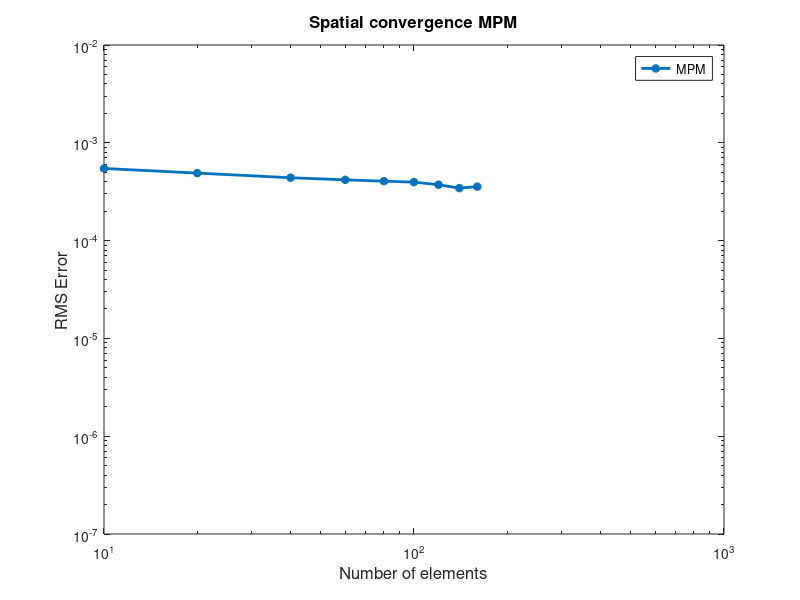
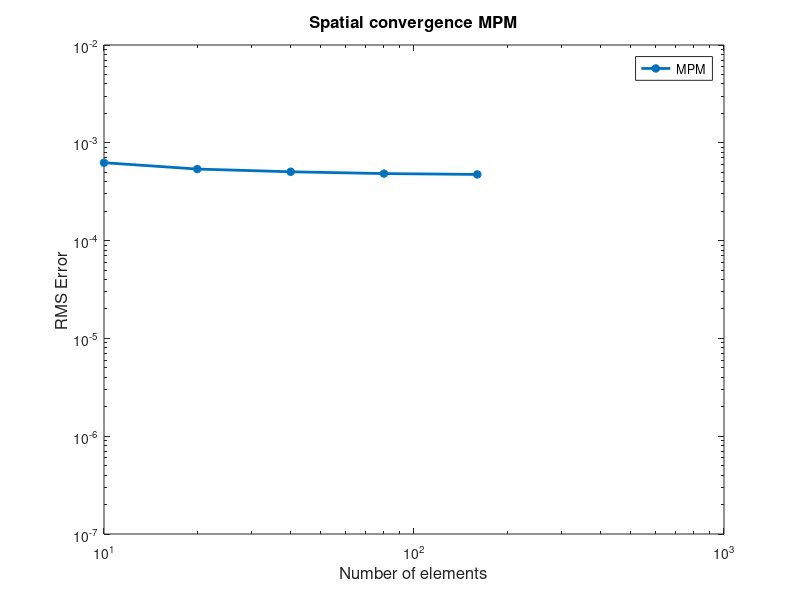
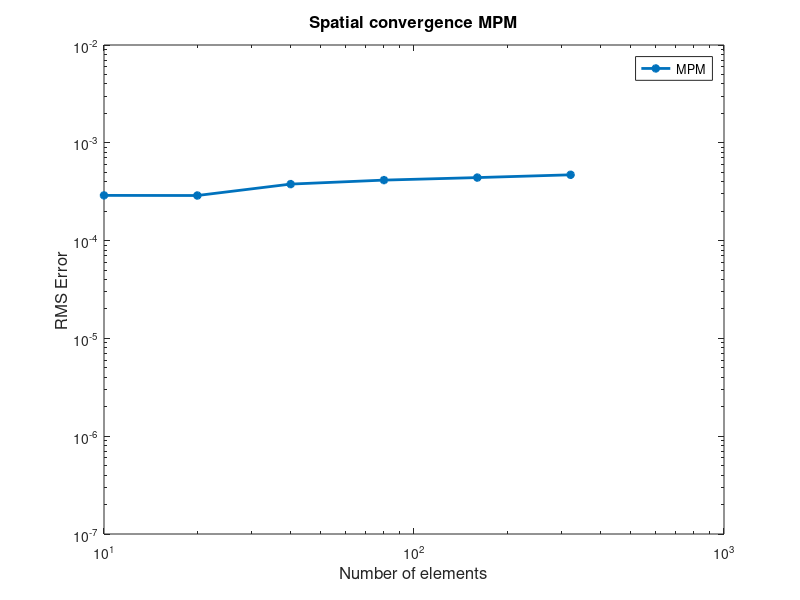
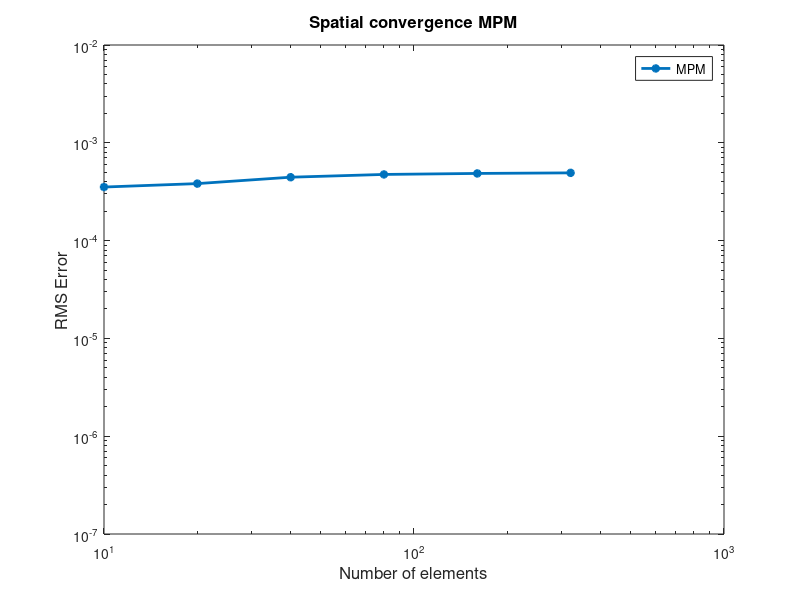

MATLAB code for these plots, in order:
%% File in which the error of the MPM 1D solution of the vibrating string solution is stored.
% Input
% density = 100;
% Youngs_modulus = 100;
% gravitational_acceleration = 0; 
% load = 0.3;
% height = 1; 

close all
clear all

% 3 particle per elements Error at time t = 2, delta t = 0.01. Length of simulation 8 sec.
el = [10 20 40 60 80 100 120 140 160 ];
er = [5.466e-4 4.899e-4 4.394e-04 4.182e-04 4.050e-04 3.960e-04 3.727e-04 3.440e-04 3.562e-4];

% 3 particles per element Error at time t = 1, delta t = 0.001. Length of simulation 4 sec.
el2 = [10 20 40 80 160 ]
er2 = [6.9285e-04  5.6973e-04 5.2487e-04  4.9765e-04  4.8114-04 ]; 

% Error same as er2, but when bar is equally discretized with 3.5 PPC. 
el2_CFL = [10 20 40 80 160 320] 
er2_uniform = [6.26e-04 5.3900e-04 5.0548e-04 4.8445e-04 4.749e-04];

% With CFL 0.8
er_CFL = [2.8990e-04 2.8910e-04 3.7824e-04 4.1548e-04 4.4091e-04 4.707e-04];

% Explicit forward-Euler, CFL 0.5,3.5 PPC Error at time t = 1 s. Length of simulation 4 sec. 
er_CFL2 = [ 3.1336e-04 3.9332e-04 4.5365e-04 4.8925e-04 5.0210e-04  5.0850e-04];

% Explicit forward-Euler, CFL 0.5, +- 3 PPC Error at time t = 1 s. Length of simulation 4 sec. 
er_CFL3 = [ 3.5290e-04 3.8263e-04  4.4487e-04 4.7482e-04 4.8613e-04  4.9266e-04];

figure(1)
loglog(el,er,'-*','LineWidth',2)
xlabel('Number of elements','Fontsize',12)
ylabel('RMS Error','Fontsize',12)
axis([10 10e2 10e-8 10e-3])
title('Spatial convergence MPM','Fontsize',12)
legend('MPM')

figure(2)
loglog(el2,er2_uniform,'-*','LineWidth',2)
xlabel('Number of elements','Fontsize',12)
ylabel('RMS Error','Fontsize',12)
axis([10 10e2 10e-8 10e-3])
title('Spatial convergence MPM','Fontsize',12)
legend('MPM')

figure(3)
loglog(el2_CFL,er_CFL,'-*','LineWidth',2)
xlabel('Number of elements','Fontsize',12)
ylabel('RMS Error','Fontsize',12)
axis([10 10e2 10e-8 10e-3])
title('Spatial convergence MPM','Fontsize',12)
legend('MPM')

figure(4)
loglog(el2_CFL,er_CFL3,'-*','LineWidth',2)
xlabel('Number of elements','Fontsize',12)
ylabel('RMS Error','Fontsize',12)
axis([10 10e2 10e-8 10e-3])
title('Spatial convergence MPM','Fontsize',12)
legend('MPM')

%% File in which the error of the MPM 1D solution of the vibrating string solution is stored.
%% Input 
% density = 1;
% Youngs_modulus = 100;
% gravitational_acceleration = 0; 
% load = 0;
% height = 25;
% Number of elements
el = [20 40 60 80 100 120 140 160 180 200 220 240 280 ]

% 4 particles per element Error at time t = 0.5, delta t = 0.01. Length of simulation 5 sec
er4 =      [1.4546e-04  3.5744e-05  1.5405e-05  8.2875e-06  4.9977e-06   5.4264e-06 1.0289e-05 1.6661e-05 2.3662e-05 2.8483e-05 3.7626e-05 4.7159e-05 6.9502e-05 ];
vol_er4 =  [1.4555e-04  3.6251e-05  1.6606e-05  1.0384E-05  8.0279E-06   8.2979E-06 1.1893E-05 1.7469e-05 2.4064e-05 2.8713e-05 3.7743e-05 4.7219e-05 6.9340e-05 ];       

% 6 particles per element Error at time t = 0.5, delta t = 0.01. Length of simulation 5 sec
vol_er6 =  [1.3905e-04  3.4655e-05  1.5947e-05  1.0079e-05  1.1209e-05   1.5758e-05 2.2981e-05 2.8203e-05 3.3774e-05 3.7937e-05 4.2115e-05 4.6099e-05 5.4192e-05];

% 8 particles per element Error at time t = 0.5, delta t = 0.01. Length of simulation 5 sec
vol_er8 =  [1.3550e-04  3.3786e-05  1.5590e-05  1.2908e-05  1.7222e-05   2.3460e-05 2.8197e-05 3.2039e-05 3.5176e-05 3.5813e-05 3.7102e-05 3.6440e-05 4.0484e-05];   

% Particle boundary crossing starts at 80 elements 

figure(5)
semilogy(el,er4,'-*','LineWidth',2)
hold on
semilogy(el,vol_er4,'-*r','LineWidth',2)
xlabel('Number of elements','Fontsize',12)
ylabel('RMS Error','Fontsize',12)
legend('4 PPC','4 PPC Volume')
title('Effect volume updating on RMS error','Fontsize',12)

figure(6)
semilogy(el,er4,'-*r','LineWidth',2)
hold on
semilogy(el,vol_er6,'-*','LineWidth',2)
semilogy(el,vol_er8,'-*m','LineWidth',2)
xlabel('Number of elements','Fontsize',12)
ylabel('RMS Error','Fontsize',12)
legend('4 PPC','6 PPC','8 PPC')
title('RMS error with volume updating','Fontsize',12)

% Number of elements
el = [5 10 15 20 25 30 35 ];

% Error at time t = 5, delta t = 0.001
er = [0.4906 0.1294 0.0578 0.0326 0.0208 0.0145 0.0106];

% Error at time t = 5 , delta t = t_cr * CFL 
er_half = [0.4757 0.1279 0.0570 0.0324 0.0207 0.0143 0.0106];

% Error at time t = 0.5, delta t = 0.001
er2 = [0.0644 0.0167 0.0074  0.0042 0.0027 0.0019 0.0014 ];

% Error at time t = 0.5, delta t = t_cr * CFL
er_half2 = [0.0613 0.0160 0.0070 0.0041 0.0026 0.0018 0.0013]


er_onethird = [0.4217 0.1123 0.0501 0.0284 0.0182 0.0126 0.0093];


figure(7)
plot(log2(el),log2(er))
xlabel('Log(Number of elements)')
ylabel('Log(Error)')
 
figure(8)
plot(el,er)
xlabel('Number of elements')
ylabel('Error')

%% File in which the error of the MPM 1D solution of the vibrating string solution is stored.

% Number of elements
el = [5 10 15 20 25 30 35 ];

% 1 particle per elements Error at time t = 0.5, delta t = 0.001. Length of simulation 5 sec.
er = [0.0029 7.3745e-04 3.2869e-04 1.8504e-04 1.1845e-04 8.2247e-05    6.0410e-05];

% 2 particles per element Error at time t = 0.5, delta t = 0.001. Length of simulation 5 sec.  
er2 = [0.0026    6.5349e-04 2.9127e-04  1.6398e-04 1.0497e-04 7.2887e-05 5.3536e-05]

% 4 particles per element Error at time t = 0.5, delta t = 0.001. Length ofsimulation 5 sec
er4 = [0.0023 5.8996e-04 2.6295e-04  1.4803e-04 9.4760e-05 6.5802e-05 4.8334e-05]

% 10 particles per element Error at time t = 0.5, delta t = 0.001. Length ofsimulation 5 sec
er10 = [0.0020 5.1800e-04 2.2804e-04 1.3226e-04  8.3796e-05 5.8465e-05 4.3509e-05  ]

%figure(1)
%plot(log2(el),log2(er))
%xlabel('Log(Number of elements)')
%ylabel('Log(Error)')
 
figure(9)
plot(el,er)

hold on
% Plot of the error for different number of particles per element and
% different number of elements 
plot(el,er2,'r')
plot(el,er4,'g')
plot(el,er10,'m')
xlabel('Number of elements')
ylabel('Error')
legend('1 part/el','2 part/el','4 part/el','10 part/el')

%% File in which the error of the MPM 1D solution of the oedometer test solution is stored.
%% Input 
% density = 1;
% Youngs_modulus = 50000;
% gravitational_acceleration = -9.8; 
% load = 0;
% height = 25;

% Number of elements
el = [10 15 20 25 30 35 40 45 50 55 60 65 75 85];

% 4 particles per element Error at time t = 0.5, delta t = 0.001. Length of simulation 2.5 sec. With 40 elements grid crossing occured!
vol_er4 =  [1.4038e-03 5.3587e-04 3.3903e-04 2.5076e-04 1.7161e-04 1.3086e-04 1.1077e-04 6.1505e-04 1.7285e-03 1.8934e-03 2.7263e-03 2.9518e-03 4.7722e-03 6.9001e-03 ];          

% 6 particles per element Error at time t = 0.5, delta t = 0.001. Length of simulation 2.5 sec. With 30 elements grid crossing occured! 
vol_er6 =  [1.3517e-03 5.1419e-04 3.3277e-04 2.4293e-04 1.8990e-04 9.2701e-04 1.8257e-03 1.4905e-03 2.4439e-03 2.9544e-03 1.6745e-03 2.705e-03 2.7579e-03 5.004e-03];

% 8 particles per element Error at time t = 0.5, delta t = 0.001. Length of simulation 2.5 sec. With 25 elements grid crossing occured!
vol_er8 =  [1.3214e-03 5.0285e-04 3.2917e-04 3.6547e-04 7.0347e-04 1.1464e-03 1.7413e-03 1.2723e-03 1.2038e-03 2.2279e-03 1.6085e-03 2.1298e-03 1.7715e-03 3.6589e-03];  

% Particle boundary crossing starts at 80 elements 

figure(10)
semilogy(el,vol_er4,'-*r','LineWidth',2)
hold on
semilogy(el,vol_er6,'-*','LineWidth',2)
semilogy(el,vol_er8,'-*m','LineWidth',2)
xlabel('Number of elements','Fontsize',12)
ylabel('RMS Error','Fontsize',12)
legend('4 PPC','6 PPC','8 PPC','Location','northwest')
title('RMS error with increasing PPC','Fontsize',12)

%% File in which the error of the MPM 1D solution of the vibrating string solution is stored.
%% Input
% density = 50; 
% Youngs_modulus = 1E5;
% gravitational_acceleration = -9.81; 
% load = -10;
% height = 1;
% number_particles_per_element = 4;
% t_step = 1E-3; 


% Number of elements
el = [5 10 15 20 25 30 35 36 37];

% RME error at t = 0.05 sec
Error = [ 5.0885e-05 4.3186e-05  4.0865e-05 3.9945e-05 3.9731e-05  3.9800e-05 3.9874e-05  3.9882e-05 3.9948e-05];

% RME error at t = 0.5 sec
Error2 = [1.6033e-04 3.7690e-05 1.0688e-04 1.2303e-04 1.2971e-04  1.3454e-04 1.3841e-04  1.3905e-04  2.9678e-04 ];

figure(11)
semilogy(el, Error,'-*','LineWidth',2)
axis([0 40 10E-7 10E-4])
xlabel('Number of elements','Fontsize',12)
ylabel('RMS Error','Fontsize',12)
legend('4 PPC')
title('RME error at t = 0.05 s','Fontsize',12)
% 38 elements -> particle cross boundary -> Instability

figure(12)
semilogy(el, Error2,'-*','LineWidth',2)
xlabel('Number of elements','Fontsize',12)
ylabel('RMS Error','Fontsize',12)
legend('4 PPC')
title('RME error at t = 0.5 s','Fontsize',12)

%% File in which the error of the MPM 1D solution of the vibrating string solution is stored.
% Input
% density = 1;
% Youngs_modulus = 100;
% gravitational_acceleration = 0; 
% load = 0;
% height = 25; 

% Number of elements
el = [5 10 15 20 25 30 35 ];

% 1 particle per elements Error at time t = 0.5, delta t = 0.001. Length of simulation 5 sec.
er = [0.0029 7.3745e-04 3.2869e-04 1.8504e-04 1.1845e-04 8.2247e-05    6.0410e-05];

% 2 particles per element Error at time t = 0.5, delta t = 0.001. Length of simulation 5 sec.  
er2 = [0.0026    6.5349e-04 2.9127e-04  1.6398e-04 1.0497e-04 7.2887e-05 5.3536e-05]

% 4 particles per element Error at time t = 0.5, delta t = 0.001. Length ofsimulation 5 sec
er4 = [0.0023 5.8996e-04 2.6295e-04  1.4803e-04 9.4760e-05 6.5802e-05 4.8334e-05]

% 10 particles per element Error at time t = 0.5, delta t = 0.001. Length of simulation 5 sec
er10 = [0.0020 5.1800e-04 2.2804e-04 1.3226e-04  8.3796e-05 5.8465e-05 4.3509e-05  ]


figure(13)
semilogy(el,er4,'-*','LineWidth',2)
xlabel('Number of elements','Fontsize',12)
ylabel('RMS Error','Fontsize',12)
legend('4 PPC')

figure(14)
semilogy(el,er,'-*','LineWidth',2)
hold on
semilogy(el,er2,'-*r','LineWidth',2)
semilogy(el,er4,'-*g','LineWidth',2)
semilogy(el,er10,'-*m','LineWidth',2)
xlabel('Number of elements','Fontsize',12)
ylabel('RMS Error','Fontsize',12)
legend('1 PPC','2 PPC','4 PPC','10 PPC')

%% Test problem steffen: spatial convergence

% 3.5 PPC ,simulation 4 sec, hyper elasticity , CFL = 0.5, reset 
% error at t = 1 s. explicit euler forward.
elementen = [10 20 40 80 160 320]
RME_error = [ 3.0945e-04   3.8832e-04  4.4959e-04   4.8569e-04    4.9891e-04    5.0547e-04 ]

figure(15)
loglog(elementen,RME_error,'-*','LineWidth',2)
xlabel('Number of elements','Fontsize',12)
ylabel('RMS Error','Fontsize',12)
axis([10 10e2 10e-8 10e-3])
title('Spatial convergence MPM','Fontsize',12)
legend('MPM')
